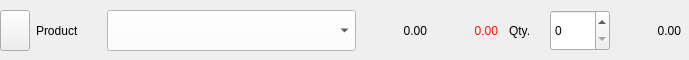
       <widget class="QWidget" name="widgetProd1" native="true">
        <property name="geometry">
         <rect>
          <x>20</x>
          <y>198</y>
          <width>689</width>
          <height>60</height>
         </rect>
        </property>
        <property name="maximumSize">
         <size>
          <width>1000</width>
          <height>60</height>
         </size>
        </property>
        <widget class="QWidget" name="layoutWidget">
         <property name="geometry">
          <rect>
           <x>0</x>
           <y>10</y>
           <width>681</width>
           <height>41</height>
          </rect>
         </property>
         <layout class="QHBoxLayout" name="horizontalLayout_11">
          <property name="sizeConstraint">
           <enum>QLayout::SetDefaultConstraint</enum>
          </property>
          <item>
           <widget class="QPushButton" name="btlPlus1">
            <property name="maximumSize">
             <size>
              <width>30</width>
              <height>50</height>
             </size>
            </property>
            <property name="text">
             <string/>
            </property>
            <property name="icon">
             <iconset resource="resources.qrc">
              <normaloff>:/icons/icons/plus.png</normaloff>:/icons/icons/plus.png</iconset>
            </property>
            <property name="checkable">
             <bool>true</bool>
            </property>
            <property name="autoExclusive">
             <bool>true</bool>
            </property>
           </widget>
          </item>
          <item>
           <widget class="QLabel" name="label_8">
            <property name="maximumSize">
             <size>
              <width>60</width>
              <height>50</height>
             </size>
            </property>
            <property name="text">
             <string>Product</string>
            </property>
           </widget>
          </item>
          <item>
           <spacer name="horizontalSpacer_11">
            <property name="orientation">
             <enum>Qt::Horizontal</enum>
            </property>
            <property name="sizeType">
             <enum>QSizePolicy::Fixed</enum>
            </property>
            <property name="sizeHint" stdset="0">
             <size>
              <width>5</width>
              <height>20</height>
             </size>
            </property>
           </spacer>
          </item>
          <item>
           <widget class="QComboBox" name="OrderPgProd1">
            <property name="maximumSize">
             <size>
              <width>500</width>
              <height>50</height>
             </size>
            </property>
            <property name="styleSheet">
             <string notr="true">background-color: rgb(255, 255, 255);
selection-color: rgb(0, 0, 0);
selection-background-color: rgb(247, 242, 255);</string>
            </property>
           </widget>
          </item>
          <item>
           <spacer name="horizontalSpacer_6">
            <property name="orientation">
             <enum>Qt::Horizontal</enum>
            </property>
            <property name="sizeType">
             <enum>QSizePolicy::Fixed</enum>
            </property>
            <property name="sizeHint" stdset="0">
             <size>
              <width>5</width>
              <height>20</height>
             </size>
            </property>
           </spacer>
          </item>
          <item>
           <widget class="QLabel" name="lblPrice1">
            <property name="maximumSize">
             <size>
              <width>60</width>
              <height>50</height>
             </size>
            </property>
            <property name="text">
             <string>0.00</string>
            </property>
            <property name="alignment">
             <set>Qt::AlignRight|Qt::AlignTrailing|Qt::AlignVCenter</set>
            </property>
           </widget>
          </item>
          <item>
           <spacer name="horizontalSpacer_12">
            <property name="orientation">
             <enum>Qt::Horizontal</enum>
            </property>
            <property name="sizeType">
             <enum>QSizePolicy::Fixed</enum>
            </property>
            <property name="sizeHint" stdset="0">
             <size>
              <width>5</width>
              <height>20</height>
             </size>
            </property>
           </spacer>
          </item>
          <item>
           <widget class="QLabel" name="txtDiscount1">
            <property name="maximumSize">
             <size>
              <width>60</width>
              <height>50</height>
             </size>
            </property>
            <property name="styleSheet">
             <string notr="true">color: rgb(255, 20, 0);</string>
            </property>
            <property name="text">
             <string>0.00</string>
            </property>
            <property name="alignment">
             <set>Qt::AlignRight|Qt::AlignTrailing|Qt::AlignVCenter</set>
            </property>
           </widget>
          </item>
          <item>
           <spacer name="horizontalSpacer_13">
            <property name="orientation">
             <enum>Qt::Horizontal</enum>
            </property>
            <property name="sizeType">
             <enum>QSizePolicy::Fixed</enum>
            </property>
            <property name="sizeHint" stdset="0">
             <size>
              <width>5</width>
              <height>20</height>
             </size>
            </property>
           </spacer>
          </item>
          <item>
           <widget class="QLabel" name="label_29">
            <property name="maximumSize">
             <size>
              <width>30</width>
              <height>50</height>
             </size>
            </property>
            <property name="text">
             <string>Qty.</string>
            </property>
           </widget>
          </item>
          <item>
           <spacer name="horizontalSpacer_14">
            <property name="orientation">
             <enum>Qt::Horizontal</enum>
            </property>
            <property name="sizeType">
             <enum>QSizePolicy::Fixed</enum>
            </property>
            <property name="sizeHint" stdset="0">
             <size>
              <width>5</width>
              <height>20</height>
             </size>
            </property>
           </spacer>
          </item>
          <item>
           <widget class="QSpinBox" name="sbQuantity1">
            <property name="maximumSize">
             <size>
              <width>60</width>
              <height>50</height>
             </size>
            </property>
           </widget>
          </item>
          <item>
           <spacer name="horizontalSpacer_15">
            <property name="orientation">
             <enum>Qt::Horizontal</enum>
            </property>
            <property name="sizeType">
             <enum>QSizePolicy::Fixed</enum>
            </property>
            <property name="sizeHint" stdset="0">
             <size>
              <width>5</width>
              <height>20</height>
             </size>
            </property>
           </spacer>
          </item>
          <item>
           <widget class="QLabel" name="lblSubtotal1">
            <property name="maximumSize">
             <size>
              <width>60</width>
              <height>50</height>
             </size>
            </property>
            <property name="text">
             <string>0.00</string>
            </property>
            <property name="alignment">
             <set>Qt::AlignRight|Qt::AlignTrailing|Qt::AlignVCenter</set>
            </property>
           </widget>
          </item>
         </layout>
        </widget>
       </widget>
